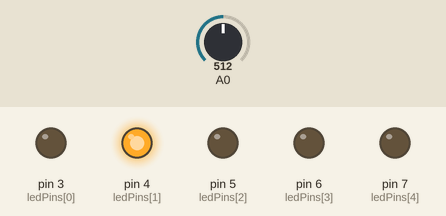
The sketch below on a simulated Arduino Uno, built with avr-gcc and run on an emulated ATmega328P. Parts: output pins drawn as LEDs (lit = HIGH). The test bench sets the inputs (shaded band); at power-on: A0 = 512.

Above: at 3.4 s.
3.5 s: A0 set to 122
At 4.0 s:
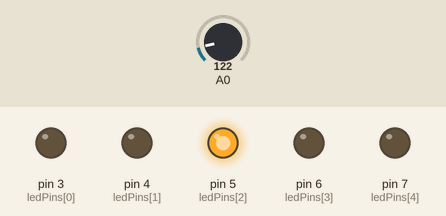
7.0 s: A0 set to 0
At 7.01 s:
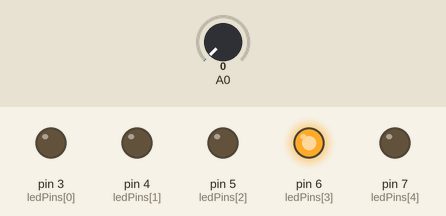
At 8.3 s:
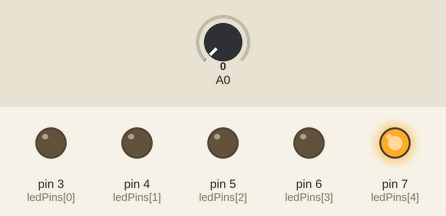
Timing chart, 0 to 10.0 s (numbered marks = the images above; inputs shaded):
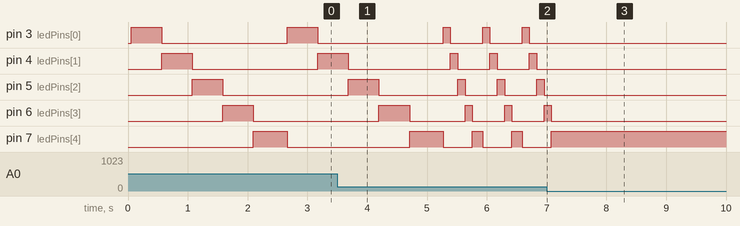

Measured:
- after the input at 7.0 s, pin 3 (ledPins[0]), pin 4 (ledPins[1]), pin 5 (ledPins[2]): stops changing and stays LOW; pin 6 (ledPins[3]): goes on until 7.1 s, then stays LOW; pin 7 (ledPins[4]): goes on until 7.1 s, then stays HIGH
- by itself, pin 3 (ledPins[0]): alternates HIGH for 0.12 s and LOW for 0.54 s
- by itself, pin 4 (ledPins[1]): repeats every 0.66 s: HIGH 0.12 s, LOW 0.54 s
- by itself, pin 7 (ledPins[4]): repeats every 0.66 s: LOW 0.49 s, HIGH 0.17 s

The sketch:

LEDAnimate_Sophia_ino.ino
```cpp
/*
 Program name: LED Animation Speed
 Author: Sophia
 Date: November 28, 2024
 Description: A program that allows for a potentiometer to control the speed of a sequence of LEDs lighting up.
              the adcValue determines the speed the LEDs animation goes at.
*/
const int ledPins[] = {3, 4, 5, 6, 7}; //declare and initialize the pins connected to LEDs
int adcValue; // Define a variable to save ADC value
float delayMs; //delay time


void setup() {
  //ledPins setup
  for(int i=0; i<5; i++){
     pinMode(ledPins[i], OUTPUT);
  }
}

void loop() {
  adcValue = analogRead(A0); // Convert analog of pin A0 to digital
  delayMs = adcValue; // the delay time is the adcValue
  delay(50);
  //the lights shining in sequence
  for(int i=0; i<5; i++){
    digitalWrite(ledPins[i], HIGH);
    digitalWrite(ledPins[i-1], LOW);
    if(digitalRead(ledPins[0])== HIGH){ // ensure the last ledPin turns off in sequence
  		digitalWrite(ledPins[4], LOW);
  	}
  	delay(delayMs);//determines the speed of the for loop.
  }

}
```
